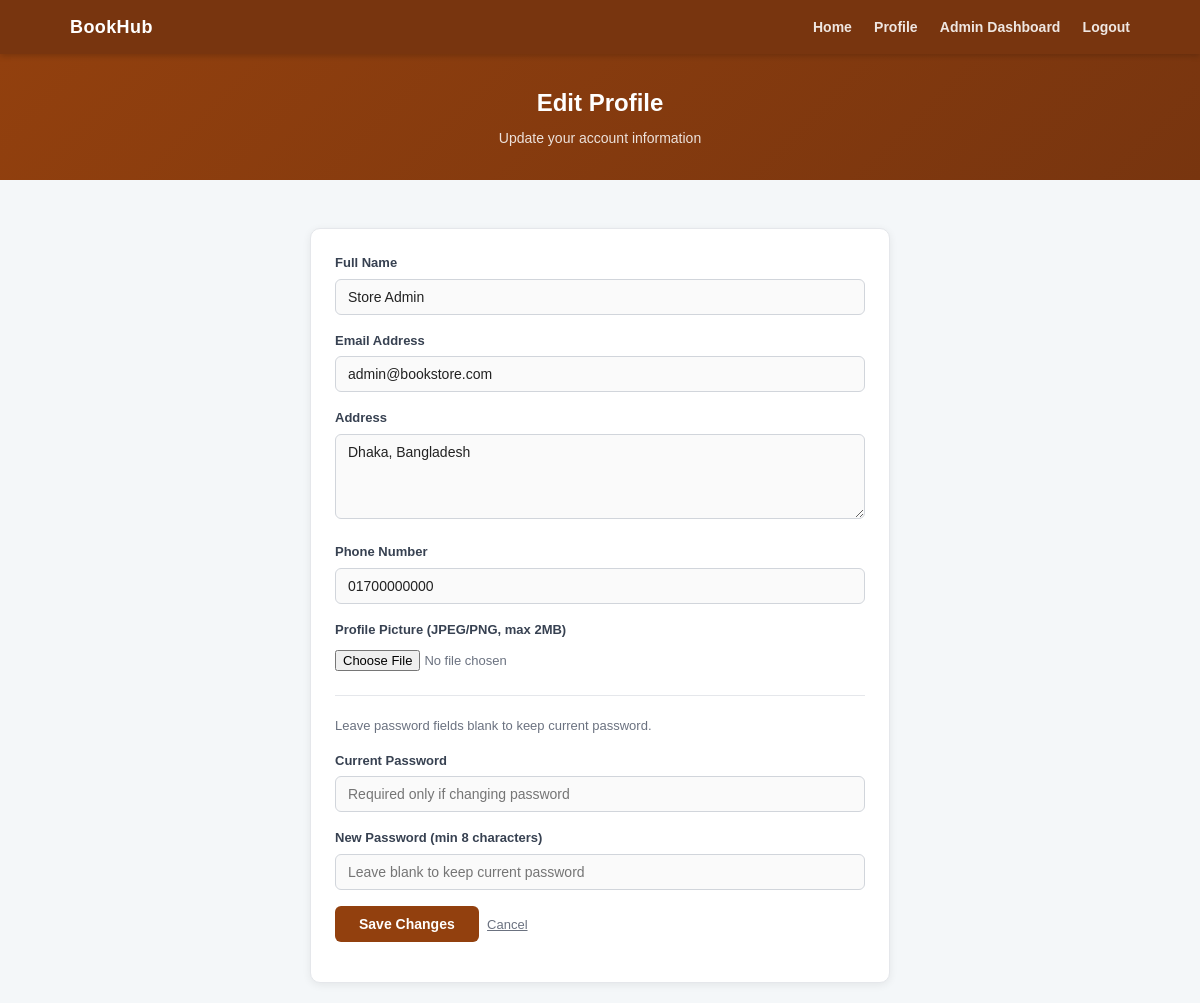
Screenshot of /view/editprofile.php (signed in) with the database file from the repository.
### tables this page shows
CREATE TABLE IF NOT EXISTS users (
    id INT AUTO_INCREMENT PRIMARY KEY,
    name VARCHAR(100) NOT NULL,
    email VARCHAR(150) NOT NULL UNIQUE,
    password_hash VARCHAR(255) NOT NULL,
    role ENUM('admin','customer') NOT NULL DEFAULT 'customer',
    profile_picture VARCHAR(255),
    address TEXT NOT NULL,
    phone VARCHAR(30) NOT NULL,
    created_at TIMESTAMP DEFAULT CURRENT_TIMESTAMP
);

### model/mydb.php (called while the page is built, shortened)
<?php
class MyDB
{
    function getUserById($id, $conn)
    {
        $stmt = $conn->prepare("SELECT * FROM users WHERE id = ?");
        $stmt->bind_param("i", $id);
        $stmt->execute();
        return $stmt->get_result();
    }
}

### control/editprofile_process.php (called while the page is built, shortened)
<?php
include_once '../model/mydb.php';
$mydb = new MyDB();
$conn = $mydb->createConn();
$result = $mydb->getUserById($_SESSION["user_id"], $conn);
$user = $result->fetch_assoc();
$name = $user["name"];
$email = $user["email"];
$address = $user["address"];
$phone = $user["phone"];

### view/editprofile.php (the view, shortened to what this page needs)
<?php
include '../control/editprofile_process.php';
?>
<!DOCTYPE html>
<html lang="en">
<head>
    <link rel="stylesheet" type="text/css" href="../css/task1_style.css">
</head>
<body>
<nav>
    <div class="nav-inner">
        <a class="nav-brand" href="Home.php">BookHub</a>
        <div class="nav-links">
            <a href="Home.php">Home</a>
            <a href="profile.php">Profile</a>
            <?php if($_SESSION["role"] === "admin"){ ?>
                <a href="admin_dashboard.php">Admin Dashboard</a>
            <?php } ?>
            <a href="../control/logout_process.php">Logout</a>
        </div>
    </div>
</nav>
<div class="page-header">
    <h1>Edit Profile</h1>
    <p>Update your account information</p>
</div>
<div class="main-container">
    <div class="card" style="max-width:580px; margin:0 auto;">
        <form action="" method="post" enctype="multipart/form-data" onsubmit="return validateProfile()">
            <div class="form-group">
                <label for="name">Full Name</label>
                <input type="text" id="name" name="name" value="<?php echo htmlspecialchars($name); ?>">
            </div>
            <div class="form-group">
                <label for="email">Email Address</label>
                <input type="text" id="email" name="email" value="<?php echo htmlspecialchars($email); ?>">
            </div>
            <div class="form-group">
                <label for="address">Address</label>
                <textarea id="address" name="address"><?php echo htmlspecialchars($address); ?></textarea>
            </div>
            <div class="form-group">
                <label for="phone">Phone Number</label>
                <input type="text" id="phone" name="phone" value="<?php echo htmlspecialchars($phone); ?>">
            </div>
            <div class="form-group">
                <label for="profile_picture">Profile Picture (JPEG/PNG, max 2MB)</label>
                <input type="file" id="profile_picture" name="profile_picture">
            </div>
            <hr style="border:none;border-top:1px solid #e5e7eb;margin:20px 0;">
            <p style="font-size:13px;color:#6b7280;margin-bottom:14px;">Leave password fields blank to keep current password.</p>
            <div class="form-group">
                <label for="current_password">Current Password</label>
                <input type="password" id="current_password" name="current_password" placeholder="Required only if changing password">
            </div>
            <div class="form-group">
                <label for="new_password">New Password (min 8 characters)</label>
                <input type="password" id="new_password" name="new_password" placeholder="Leave blank to keep current password">
            </div>
            <div class="form-group">
                <input type="submit" name="update" value="Save Changes">
                &nbsp;<a href="profile.php" style="color:#6b7280;font-size:13px;">Cancel</a>
            </div>
        </form>
    </div>
</div>
</body>
</html>

### css/task1_style.css (style rules this page uses)
body { font-family: Arial, sans-serif; background-color: #f4f7f9; color: #222; font-size: 15px; line-height: 1.6; }
nav { background-color: #78350f; padding: 0; box-shadow: 0 2px 6px rgba(0,0,0,0.18); position: sticky; top: 0; z-index: 100; }
.nav-inner { display: flex; align-items: center; justify-content: space-between; max-width: 1100px; margin: 0 auto; padding: 0 20px; height: 54px; }
.nav-brand { color: #ffffff; font-size: 18px; font-weight: bold; text-decoration: none; letter-spacing: 0.4px; }
.nav-links a { color: rgba(255,255,255,0.88); margin-left: 18px; text-decoration: none; font-weight: bold; font-size: 14px; }
.page-header { background: linear-gradient(135deg, #92400e 0%, #78350f 100%); color: white; text-align: center; padding: 30px 20px; margin-bottom: 28px; }
.page-header h1 { font-size: 24px; margin-bottom: 5px; }
.page-header p { font-size: 14px; opacity: 0.85; }
.main-container { max-width: 1100px; margin: 0 auto; padding: 20px; }
.form-group { margin-bottom: 16px; }
label { display: block; font-weight: bold; font-size: 13px; margin-bottom: 5px; color: #374151; }
input[type="text"], input[type="email"], input[type="password"], select, textarea { width: 100%; padding: 9px 12px; border: 1px solid #d1d5db; border-radius: 6px; font-size: 14px; font-family: Arial, sans-serif; background-color: #fafafa; color: #222; transition: border-color 0.2s, box-shadow 0.2s; }
textarea { min-height: 85px; resize: vertical; }
input[type="file"] { font-size: 13px; color: #6b7280; padding: 4px 0; }
input[type="submit"] { background-color: #92400e; color: white; border: 0; border-radius: 6px; padding: 10px 24px; font-size: 14px; font-weight: bold; cursor: pointer; transition: background-color 0.2s; }
.card { background: #ffffff; border: 1px solid #e5e7eb; border-radius: 10px; box-shadow: 0 2px 8px rgba(0,0,0,0.07); padding: 24px; margin-bottom: 24px; }

### rows the page displays
users: name "Store Admin", email "admin@bookstore.com", address "Dhaka, Bangladesh", phone "01700000000"
